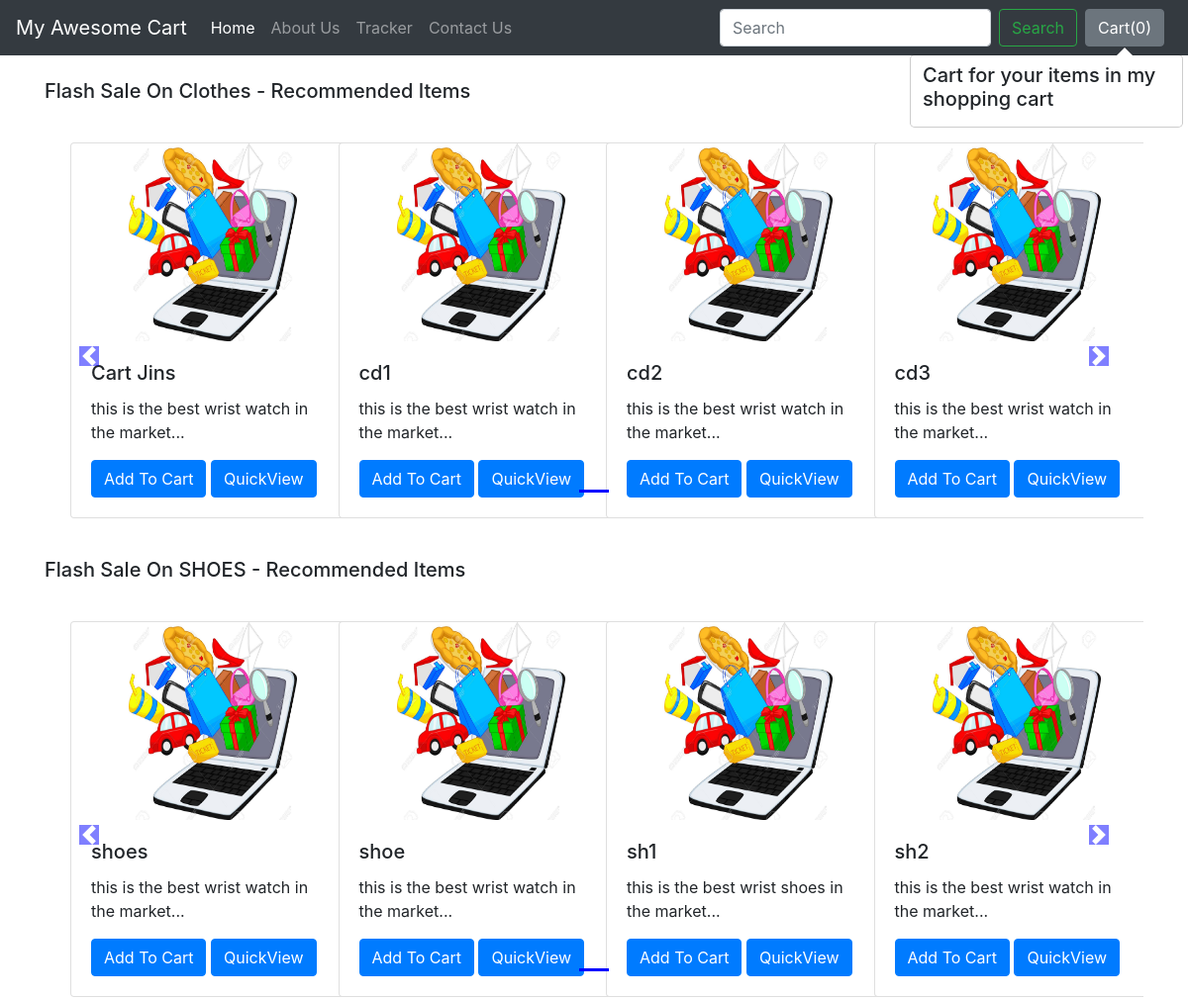
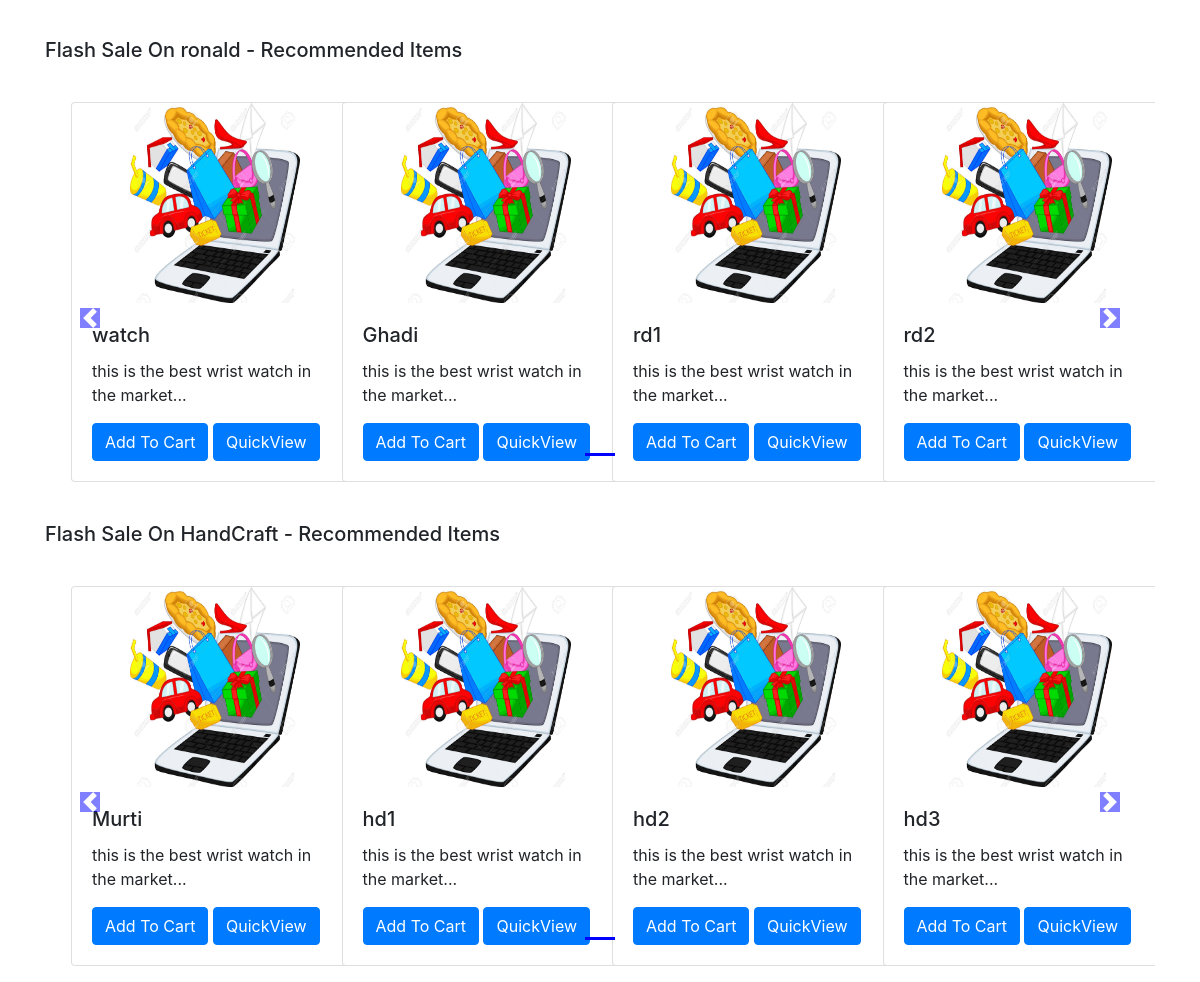
The app's page /shop/ with its own data (2 pictures, top to bottom).
### shop/models.py (models this page shows, shortened)
class Product(models.Model):
    product_id = models.AutoField
    product_name = models.CharField(max_length=50)
    category = models.CharField(max_length=50, default="")
    subcategory = models.CharField(max_length=50, default="")
    price = models.IntegerField(default=0)
    desc = models.CharField(max_length=300)
    pub_date = models.DateField()
    image = models.ImageField(upload_to='shop/images', default="")

### shop/views.py (the view)
# urls.py: path("", views.index, name="blogHome"),
def index(request):
    allProds = []
    catprods = Product.objects.values('category', 'id')
    cats = {item['category'] for item in catprods}
    for cat in cats:
        prod = Product.objects.filter(category=cat)
        n = len(prod)
        nSlides = n // 4 + ceil((n / 4) - (n // 4))
        allProds.append([prod, range(1, nSlides), nSlides])
    params = {'allProds':allProds}
    return render(request, 'shop/index.html', params)

### shop/templates/shop/index.html (shortened to what this page needs)
{% extends 'shop/basic.html' %}
{% block body %}
{% load static %}
<div class="container">
    {% for product, range, nSlides in allProds %}
    <h5 class="my-4">Flash Sale On {{product.0.category}} - Recommended Items</h5>
    <div class="row">
        <div id="demo{{forloop.counter}}" class="col carousel slide my-3" data-ride="carousel">
            <ul class="carousel-indicators">
                <li data-target="#demo{{forloop.counter}}" data-slide-to="0" class="active"></li>
            </ul>
            <div class="container carousel-inner no-padding">
                <div class="carousel-item active">
                    {% for i in product %}
                    <div class="col-xs-3 col-sm-3 col-md-3">
                        <div class="card align-items-center" style="width: 18rem;">
                            <img src='/media/{{i.image}}' class="card-img-top" alt="...">
                            <div class="card-body">
                                <h5 class="card-title" id="namepr{{i.id}}">{{i.product_name}}</h5>
                                <p class="card-text">{{i.desc|slice:"0:53"}}...</p>
                                <span id="divpr{{i.id}}" class="divpr">
                                    <button id="pr{{i.id}}" class="btn btn-primary cart">Add To Cart</button>
                                </span>
                                <a href="/shop/products/{{i.id}}"><button id="qv{{i.id}}" class="btn btn-primary cart">QuickView</button></a>
                            </div>
                        </div>
                    </div>
                    {% endfor %}
                </div>
            </div>
        </div>
        <a class="carousel-control-prev" href="#demo{{forloop.counter}}" data-slide="prev">
            <span class="carousel-control-prev-icon"></span>
        </a>
        <a class="carousel-control-next" href="#demo{{forloop.counter}}" data-slide="next">
            <span class="carousel-control-next-icon"></span>
        </a>
    </div>
    {% endfor %}
</div>
{% endblock %}

### shop/templates/shop/basic.html (shortened to what this page needs)
<!doctype html>
<html lang="en">
  <head>
    <link rel="stylesheet" href="https://stackpath.bootstrapcdn.com/bootstrap/4.2.1/css/bootstrap.min.css">
  </head>
  <body>
    <nav class="navbar navbar-expand-lg navbar-dark bg-dark">
  <a class="navbar-brand" href="/shop">My Awesome Cart</a>
  <div class="collapse navbar-collapse" id="navbarSupportedContent">
    <ul class="navbar-nav mr-auto">
      <li class="nav-item active">
        <a class="nav-link" href="/shop">Home <span class="sr-only">(current)</span></a>
      </li>
      <li class="nav-item">
        <a class="nav-link" href="/shop/about">About Us</a>
      </li>
      <li class="nav-item">
        <a class="nav-link" href="/shop/tracker">Tracker</a>
      </li>
      <li class="nav-item">
        <a class="nav-link" href="/shop/contact">Contact Us</a>
      </li>
    </ul>
    <form class="form-inline my-2 my-lg-0">
      <input class="form-control mr-sm-2" type="search" placeholder="Search" aria-label="Search">
      <button class="btn btn-outline-success my-2 my-sm-0" type="submit">Search</button>
    </form>
    <button type="button" class="btn btn-secondary mx-2" id="popcart" data-container="body" data-toggle="popover" data-placement="bottom" data-html="true" data-content="Vivamus
sagittis lacus vel augue laoreet rutrum faucibus.">
  Cart(<span id="cart">0</span>)
</button>
  </div>
</nav>
  {% block body %} {% endblock %}
  </body>
</html>

### records on screen
Product: category "Clothes", image (picture), product_name "Cart Jins", desc "this is the best wrist watch in the market"
Product: image (picture), product_name "cd1", desc "this is the best wrist watch in the market"
Product: image (picture), product_name "cd2", desc "this is the best wrist watch in the market"
Product: image (picture), product_name "cd3", desc "this is the best wrist watch in the market"
Product: category "SHOES", image (picture), product_name "shoes", desc "this is the best wrist watch in the market"
Product: image (picture), product_name "shoe", desc "this is the best wrist watch in the market"
Product: image (picture), product_name "sh1", desc "this is the best wrist shoes in the market"
Product: image (picture), product_name "sh2", desc "this is the best wrist watch in the market"
Product: category "ronald", image (picture), product_name "watch", desc "this is the best wrist watch in the market"
Product: image (picture), product_name "Ghadi", desc "this is the best wrist watch in the market"
Product: image (picture), product_name "rd1", desc "this is the best wrist watch in the market"
Product: image (picture), product_name "rd2", desc "this is the best wrist watch in the market"
Product: category "HandCraft", image (picture), product_name "Murti", desc "this is the best wrist watch in the market"
Product: image (picture), product_name "hd1", desc "this is the best wrist watch in the market"
Product: image (picture), product_name "hd2", desc "this is the best wrist watch in the market"
Product: image (picture), product_name "hd3", desc "this is the best wrist watch in the market"
